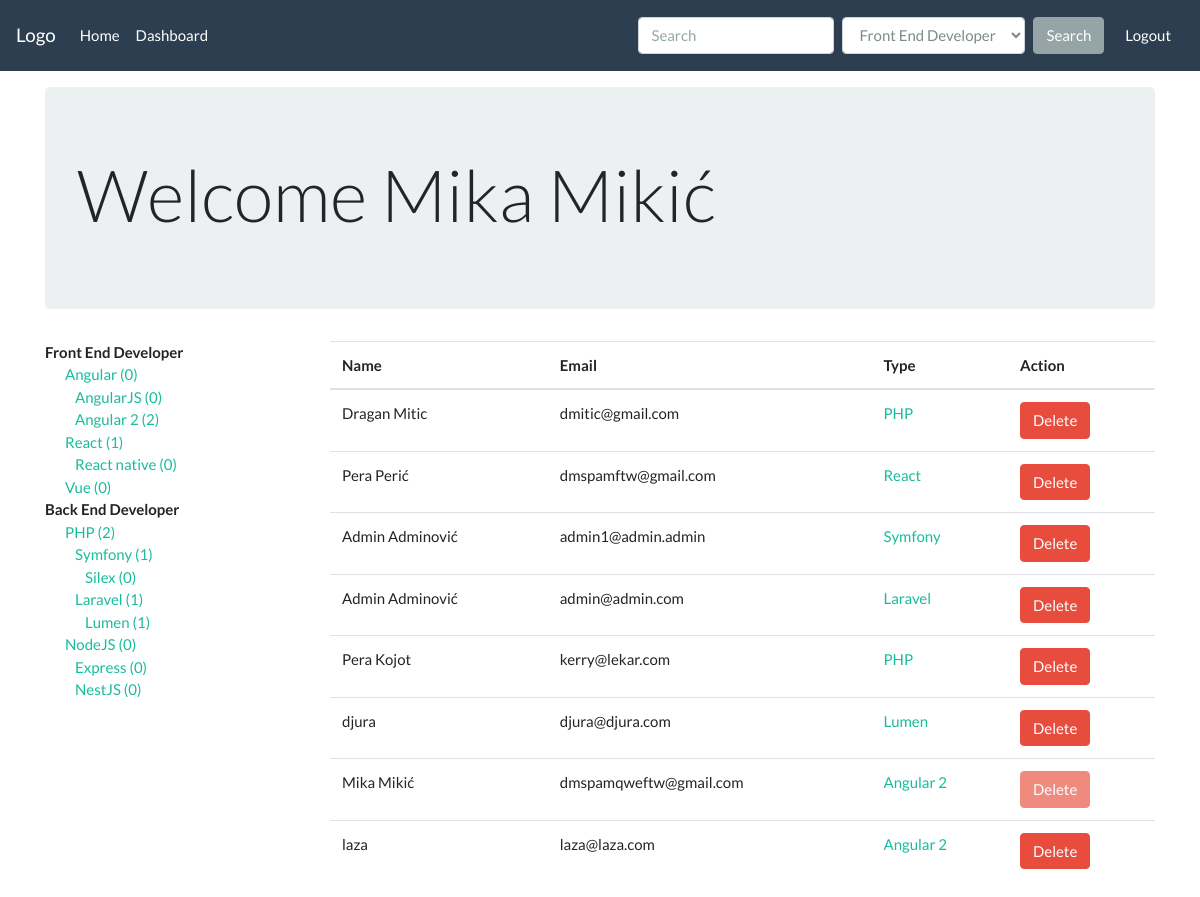
The app's page /dashboard.php (signed in) with its own data.
### tables this page shows
CREATE TABLE `users` (
  `id` int(11) NOT NULL,
  `user_type` varchar(10) NOT NULL,
  `name` varchar(100) NOT NULL,
  `email` varchar(100) NOT NULL,
  `password` varchar(255) NOT NULL
);

CREATE TABLE `user_type` (
  `id` int(11) NOT NULL,
  `type_id` varchar(10) NOT NULL,
  `name` varchar(50) NOT NULL
);

### db.php (called while the page is built, shortened)
<?php
  $dbConfig = new DatabaseConfig(
      Config::DB_HOST,
      Config::DB_USER,
      Config::DB_PASS,
      Config::DB_NAME
    );
  $dbConnection = new DatabaseConnection($dbConfig);

### includes/dash_search_incs.php (called while the page is built, shortened)
<?php
  $usersModel = new UsersModel($dbConnection);
  $typeModel = new UserTypeModel($dbConnection);
  $user = $usersModel->getById($_SESSION['user_id']);

### Models/Model.php (called while the page is built, shortened)
<?php
  abstract class Model {
    private $db;
    public function __construct(DatabaseConnection &$db) {
      $this->db = $db;
    }
    protected function getConnection(){
      return $this->db->getConnection();
    }
    private function tableName(): string {
      $matches= [];
      preg_match('|^.*\\\((?:[A-Z][a-z]+)+)Model$|', static::class, $matches);
      $classNameUnder = preg_replace('|[A-Z]|', '_$0', $matches[1] ?? '');
      return substr(strtolower($classNameUnder), 1);
    }
    public function getById(int $id) {
      $query = "SELECT * FROM " . $this->tableName() . " WHERE id = :id;";
      $stmt = $this->getConnection()->prepare($query);
      $result = $stmt->execute(['id' => $id]);
      $res = NULL;
      if($result) {
        $res = $stmt->fetch(PDO::FETCH_OBJ);
      }
      return $res;
    }
    public function getAll(): array {
      $query = "SELECT * FROM " . $this->tableName() . ";";
      $stmt = $this->getConnection()->prepare($query);
      $result = $stmt->execute();
      $res = [];
      if ($result){
        $res = $stmt->fetchAll(PDO::FETCH_OBJ);
      }
      return $res;
    }
    private function isValidFieldName(string $fieldName){
      return boolval(preg_match('|^[a-z][a-z_0-9]+[a-z0-9]$|', $fieldName));
    }
    public function getByFieldName(string $fieldName, $val) {
      $query = "SELECT * FROM " . $this->tableName() . " WHERE " . $fieldName . " = :val;";
      $stmt = $this->getConnection()->prepare($query);
      $result = $stmt->execute(['val' => $val]);
      $res = NULL;
      if($result) {
        $res = $stmt->fetch(PDO::FETCH_OBJ);
      }
      return $res;
    }
    public function getAllByFieldName(string $fieldName, $val) {
      $query = "SELECT * FROM " . $this->tableName() . " WHERE " . $fieldName . " = :val;";
      $stmt = $this->getConnection()->prepare($query);
      $result = $stmt->execute(['val' => $val]);
      $res = [];
      if($result) {
        $res = $stmt->fetchAll(PDO::FETCH_OBJ);
      }
      return $res;
    }
  }

### DB/DatabaseConnection.php (called while the page is built, shortened)
<?php
  class DatabaseConnection {
    private $connection;
    private $config;
    public function __construct(DatabaseConfig $dbConfig) {
      $this->config = $dbConfig;
    }
    public function getConnection(): PDO {
      if($this->connection === NULL){
        $this->connection = new PDO($this->config->getDsn(), $this->config->getUser(), $this->config->getPass());
      }
      return $this->connection;
    }
  }

### DB/DatabaseConfig.php (called while the page is built, shortened)
<?php
  class DatabaseConfig {
    private $db_host;
    private $db_user;
    private $db_name;
    private $db_pass;
    public function __construct(string $db_host, string $db_user, string $db_pass, string $db_name){
      $this->db_host = $db_host;
      $this->db_user = $db_user;
      $this->db_name = $db_name;
      $this->db_pass = $db_pass;
    }
    public function getDsn(): string {
      return "mysql:host={$this->db_host};dbname={$this->db_name};charset=utf8";
    }
    public function getUser(): string {
      return $this->db_user;
    }
    public function getPass(): string {
      return $this->db_pass;
    }
  }

### Models/UserTypeModel.php (called while the page is built, shortened)
<?php
  class UserTypeModel extends Model {
   public function getTypeNameByTypeId($typeId){
    return $this->getByFieldName("type_id", $typeId);
   }
   public function getAllTypes(): array {
     $result = $this->getAll();
     usort($result, function ($a, $b){
        return strcmp($a->type_id, $b->type_id);
     });
     return $result;
   }
  }

### Models/UsersModel.php (called while the page is built, shortened)
<?php
  class UsersModel extends Model {
    public function getAllByType(int $type): array {
      return $this->getAllByFieldName('user_type', $type);
    }
    public function countUsersByType(int $type): int {
      return count($this->getAllByType($type));
    }
  }

### dashboard.php (the view, shortened to what this page needs)
<?php require_once('includes/header.php'); ?>
<?php require_once('includes/navbar.php'); ?>
  <div class="container mt-3">
  <?php
    require_once('includes/dash_search_incs.php');
    $typeStr = htmlspecialchars($_GET['type'] ?? '');
    $types = $typeModel->getAllTypes();
  ?>
    <div class="jumbotron">
      <h1 class="display-3">Welcome <?= $user->name; ?></h1>
    </div>
    <div class="row">
      <div class="col-md-3">
        <ul class="list-unstyled">
          <?php foreach($types as $type): ?>
            <?php if (strlen($type->type_id) === 1): ?>
              <li>
                <strong><?= $type->name ?></strong>
              </li>
            <?php  else: ?>
              <li class="uvuci<?=strlen($type->type_id)?>">
                <a href="dashboard.php?type=<?= $type->type_id;?>"><?= $type->name; ?> (<?= $usersModel->countUsersByType($type->type_id); ?>)</a>
              </li>
            <?php endif; ?>
          <?php endforeach; ?>
        </ul>
      </div>
      <div class="col-md-9">
        <?php
          $users = $typeStr ? $usersModel->getAllByType($typeStr) : $usersModel->getAll();
          require_once('includes/userTable.php');
        ?>
      </div>
    </div>
  </div>
<?php require_once('includes/footer.php'); ?>

### includes/header.php (shortened to what this page needs)
<?php require_once('db.php'); ?>
<!DOCTYPE html>
<html lang="en">
<head>
  <link rel="stylesheet" href="css/style.css">
  <link rel="stylesheet" href="css/custom.css">
</head>
<body>

### includes/navbar.php (shortened to what this page needs)
<nav class="navbar navbar-expand-lg navbar-dark bg-primary">
  <a class="navbar-brand" href="index.php">Logo</a>
  <div class="collapse navbar-collapse" id="navbarColor01">
    <ul class="navbar-nav mr-auto">
      <li class="nav-item">
        <a class="nav-link" href="index.php">Home</a>
      </li>
      <?php if(isset($_SESSION['is_logged'])): ?>
        <li class="nav-item">
          <a class="nav-link" href="dashboard.php">Dashboard</a>
        </li>
      <?php endif; ?>
    </ul>
    <form class="form-inline my-2 my-lg-0" action="search.php" method="GET">
      <input class="form-control mr-sm-2" type="text" placeholder="Search" name="str" value="<?= isset($_GET['str']) ? htmlspecialchars($_GET['str']) : ''; ?>">
        <select name="userType" class="form-control mr-sm-2">
          <option value="1" <?= isset($_GET['userType']) ? ($_GET['userType'] == 1 ? 'selected' : '') : ''; ?> >Front End Developer</option>
        </select>
        <button class="btn btn-secondary my-2 my-sm-0 mr-sm-2" type="submit">Search</button>
      </form>
      <?php if(isset($_SESSION['is_logged'])): ?>
        <form action="includes/logout.php" method="POST">
          <button type="submit" name="logout" class="btn btn-primary mx-2 mx-sm-0" >Logout</button>
        </form>
      <?php endif; ?>
  </div>
</nav>

### includes/userTable.php (shortened to what this page needs)
<table class="table">
  <thead>
    <tr>
      <th scope="col">Name</th>
      <th scope="col">Email</th>
      <th scope="col">Type</th>
      <th scope="col">Action</th>
    </tr>
  </thead>
  <tbody>
  <?php foreach($users as $user): ?>
    <tr>
      <td><?= $user->name; ?></td>
      <td><?= $user->email; ?></td>
      <td>
        <a href="dashboard.php?type=<?= $user->user_type;?>">
            <?= $typeModel->getTypeNameByTypeId($user->user_type)->name; ?>
        </a>
      </td>
      <td>
        <form action="includes/delete.php" method="post">
          <button name="delete" class="btn btn-danger" onclick="return confirm('Are you sure, this action will delete user?')"
                <?= $user->id === $_SESSION['user_id'] ? 'disabled' : '' ?>>Delete</button>
        </form>
      </td>
    </tr>
  <?php endforeach; ?>
  </tbody>
</table>

### includes/footer.php (shortened to what this page needs)
</body>
</html>

### css/custom.css (style rules this page uses)
.uvuci2 { padding-left:20px; }
.uvuci3 { padding-left:30px; }
.uvuci4 { padding-left:40px; }

### records on screen
users: name "Mika Mikić", email "dmspamqweftw@gmail.com", user_type.name "Angular 2"
user_type: name "Front End Developer"
user_type: name "Angular", type_id "0"
user_type: name "AngularJS", type_id "0"
user_type: name "Angular 2", type_id "2"
user_type: name "React", type_id "1"
user_type: name "React native", type_id "0"
user_type: name "Vue", type_id "0"
user_type: name "Back End Developer"
user_type: name "PHP", type_id "2"
user_type: name "Symfony", type_id "1"
user_type: name "Silex", type_id "0"
user_type: name "Laravel", type_id "1"
user_type: name "Lumen", type_id "1"
user_type: name "NodeJS", type_id "0"
user_type: name "Express", type_id "0"
user_type: name "NestJS", type_id "0"
users: name "Dragan Mitic", email "dmitic@gmail.com", user_type.name "PHP"
users: name "Pera Perić", email "dmspamftw@gmail.com", user_type.name "React"
users: name "Admin Adminović", email "admin1@admin.admin", user_type.name "Symfony"
users: name "Admin Adminović", email "admin@admin.com", user_type.name "Laravel"
users: name "Pera Kojot", email "kerry@lekar.com", user_type.name "PHP"
users: name "djura", email "djura@djura.com", user_type.name "Lumen"
users: name "laza", email "laza@laza.com", user_type.name "Angular 2"
